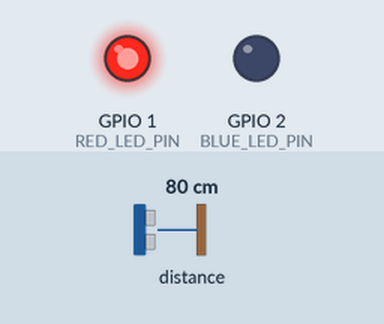
Recording of a program running on a simulated Seeed XIAO ESP32-S3. On the bench: output pins drawn as LEDs (lit = HIGH). Dashed ring = blinking. The inputs (shaded band) are chosen by the test bench; at power-on: distance to the obstacle 80 cm. What the program prints to the serial monitor is not drawn.

Above: at 4.7 s.
4.8 s: distance to the obstacle set to 2 cm
At 4.99 s:
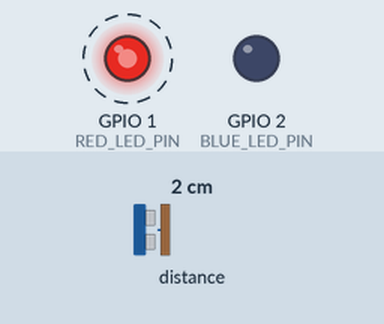
7.8 s: distance to the obstacle set to 4 cm
9.3 s: distance to the obstacle set to 18 cm
At 10.4 s:
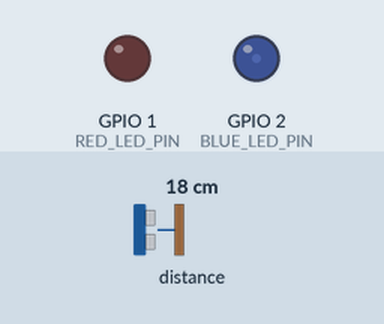
10.8 s: distance to the obstacle set to 60 cm
At 11.4 s:
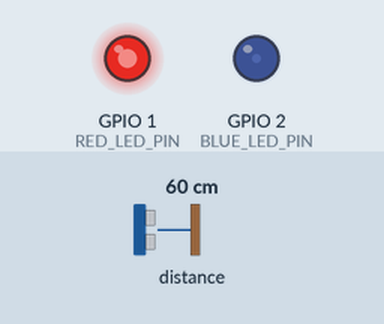
Timing chart, 0 to 13.8 s (numbered marks = the images above; inputs shaded):
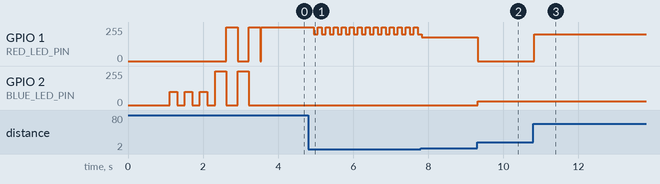

The program:

main.cpp
```cpp
#include <Arduino.h>
#include <Wire.h>
#include <WiFi.h>
#include "Adafruit_VL6180X.h"

// LEDピンの定義（PWM対応ピン）
#define RED_LED_PIN D0    // 赤色LED（PWM対応）
#define BLUE_LED_PIN D1   // 青色LED（PWM対応）

// デバイス識別用の構造体
struct DeviceCalibration {
  String macAddress;
  int deviceNumber;
  String deviceName;
  // オフセットキャリブレーション値
  int offsetCalibration;   // オフセット補正値（mm）
};

// 各デバイスのキャリブレーション設定（WiFi MACアドレスベース）
DeviceCalibration devices[] = {
  {"cc:ba:97:15:4d:0c", 1, "デバイス1", 125},
  {"cc:ba:97:15:53:20", 2, "デバイス2", 55},  // WiFi MACアドレスに戻す
  {"cc:ba:97:15:4f:28", 3, "デバイス3", -5},
  {"cc:ba:97:15:37:34", 4, "デバイス4", 0}   // WiFi MACアドレス
};

// グローバル変数
bool sensorAvailable = false;
DeviceCalibration currentDevice;
bool deviceIdentified = false;

// VL6180Xセンサーのインスタンス
Adafruit_VL6180X vl = Adafruit_VL6180X();

// デバイス識別機能
void identifyDevice() {
  // WiFi MACアドレスを取得
  String wifiMacAddress = WiFi.macAddress();
  wifiMacAddress.toLowerCase();

  Serial.print("WiFi MACアドレス: ");
  Serial.println(wifiMacAddress);

  // Bluetooth MACアドレスも表示（参考用）
  String btMacStr = "";
  uint8_t btMac[6];
  esp_read_mac(btMac, ESP_MAC_BT);
  for (int i = 0; i < 6; i++) {
    if (i > 0) btMacStr += ":";
    if (btMac[i] < 0x10) btMacStr += "0";
    btMacStr += String(btMac[i], HEX);
  }
  btMacStr.toLowerCase();
  Serial.print("Bluetooth MACアドレス: ");
  Serial.println(btMacStr);

  // デバイス配列から該当するデバイスを検索（WiFi MACで識別）
  for (int i = 0; i < 4; i++) {
    if (devices[i].macAddress == wifiMacAddress) {
      currentDevice = devices[i];
      deviceIdentified = true;
      Serial.print("デバイス識別完了: ");
      Serial.print(currentDevice.deviceName);
      Serial.print(" (番号: ");
      Serial.print(currentDevice.deviceNumber);
      Serial.println(")");

      // デバイス固有のオフセット値を表示
      Serial.print("オフセット値: ");
      Serial.print(currentDevice.offsetCalibration);
      Serial.println("mm");
      return;
    }
  }

  // 未登録のデバイスの場合はデフォルト値を使用
  Serial.println("警告: 未登録のデバイスです。デフォルト設定を使用します。");
  currentDevice = {"unknown", 0, "未登録デバイス", 0};
  deviceIdentified = false;
}

// LEDの強度を設定する関数
void setLEDIntensity(int redIntensity, int blueIntensity) {
  analogWrite(RED_LED_PIN, redIntensity);   // 0-255の範囲
  analogWrite(BLUE_LED_PIN, blueIntensity); // 0-255の範囲
}

// オフセットキャリブレーション機能
void calibrateOffset() {
  if (!sensorAvailable) {
    Serial.println("センサーが利用できません。");
    return;
  }

  Serial.println("=== オフセットキャリブレーション開始 ===");
  Serial.println("センサーから10mmの位置に基準物体を設置してください。");
  Serial.println("準備ができたら任意のキーを押してください...");

  // シリアル入力待ち
  while (!Serial.available()) {
    delay(100);
  }
  Serial.read(); // バッファをクリア

  // 複数回測定して平均値を取得
  int measurements = 10;
  int totalRange = 0;
  int validMeasurements = 0;

  Serial.println("測定開始...");
  for (int i = 0; i < measurements; i++) {
    uint8_t range = vl.readRange();
    uint8_t status = vl.readRangeStatus();

    if (status == VL6180X_ERROR_NONE) {
      totalRange += range;
      validMeasurements++;
      Serial.print("測定 ");
      Serial.print(i + 1);
      Serial.print(": ");
      Serial.print(range);
      Serial.println("mm");
    } else {
      Serial.print("測定 ");
      Serial.print(i + 1);
      Serial.println(": エラー");
    }
    delay(200);
  }

  if (validMeasurements > 0) {
    int averageRange = totalRange / validMeasurements;
    int offset = averageRange - 10; // 10mmが基準

    Serial.print("平均測定値: ");
    Serial.print(averageRange);
    Serial.println("mm");
    Serial.print("計算されたオフセット: ");
    Serial.print(offset);
    Serial.println("mm");

    // オフセットを設定
    vl.setOffset(offset);

    // 検証測定
    delay(500);
    uint8_t verifyRange = vl.readRange();
    Serial.print("検証測定: ");
    Serial.print(verifyRange);
    Serial.println("mm");

    Serial.println("オフセットキャリブレーション完了");
    Serial.print("この値をコードに保存してください: ");
    Serial.println(offset);
  } else {
    Serial.println("有効な測定値が取得できませんでした。");
  }

  Serial.println("=== キャリブレーション終了 ===");
}

void setup() {
  Serial.begin(115200);
  delay(1000); // シリアル通信の安定化待ち
  Serial.flush(); // バッファをクリア
  Serial.println("LED制御 + VL6180X ToFセンサー プログラム開始");

  // WiFiを初期化してMACアドレスを取得（接続はしない）
  WiFi.mode(WIFI_STA);
  delay(100);

  // デバイス識別を実行
  identifyDevice();

  // I2C通信の初期化（明示的に設定）
  Wire.begin();
  Wire.setClock(100000); // I2Cクロックを100kHzに設定（安定性向上）

  // LEDピンを出力モードに設定（センサー初期化前に設定）
  pinMode(RED_LED_PIN, OUTPUT);
  pinMode(BLUE_LED_PIN, OUTPUT);

  // 初期状態では両方のLEDを消灯
  setLEDIntensity(0, 0);

  // 起動状態を示すLED点滅
  for(int i = 0; i < 3; i++) {
    setLEDIntensity(0, 100);
    delay(200);
    setLEDIntensity(0, 0);
    delay(200);
  }

  // VL6180Xセンサーの初期化（タイムアウト付き）
  Serial.println("VL6180Xセンサー初期化開始...");

  int retryCount = 0;
  const int maxRetries = 10;
  bool sensorInitialized = false;

  while (retryCount < maxRetries && !sensorInitialized) {
    if (vl.begin()) {
      sensorInitialized = true;
      sensorAvailable = true; // センサー初期化成功
      Serial.println("VL6180Xセンサー初期化完了");
    } else {
      retryCount++;
      Serial.print("VL6180X初期化失敗 (試行 ");
      Serial.print(retryCount);
      Serial.print("/");
      Serial.print(maxRetries);
      Serial.println(")");

      // エラー状態を示すLED点滅
      setLEDIntensity(255, 0);
      delay(500);
      setLEDIntensity(0, 0);
      delay(500);

      if (retryCount < maxRetries) {
        Serial.println("2秒後に再試行...");
        delay(2000);
      }
    }
  }

  if (!sensorInitialized) {
    Serial.println("VL6180Xセンサーの初期化に失敗しました。");
    Serial.println("センサーなしモードで動作します。");
    // センサーなしでも動作継続（無限ループを回避）
  } else {
    // デバイス固有のオフセットを適用
    if (currentDevice.offsetCalibration != 0) {
      vl.setOffset(currentDevice.offsetCalibration);
      Serial.print("オフセット適用: ");
      Serial.print(currentDevice.offsetCalibration);
      Serial.println("mm");
    }

    // 単発測定モードで安定性向上
    Serial.println("単発測定モード開始");
    Serial.println("キャリブレーションを実行する場合は 'c' を送信してください");
  }

  // 初期化完了を示すLED点滅
  for(int i = 0; i < 2; i++) {
    setLEDIntensity(0, 255);
    delay(300);
    setLEDIntensity(255, 0);
    delay(300);
  }
  setLEDIntensity(0, 0);

  Serial.println("セットアップ完了");
}

void loop() {
  // キャリブレーションコマンドチェック
  if (Serial.available() > 0) {
    char command = Serial.read();
    if (command == 'c' || command == 'C') {
      calibrateOffset();
      // バッファをクリア
      while (Serial.available()) {
        Serial.read();
      }
    }
  }

  // 生存確認用のハートビート（デバッグ用）- 一時的に無効化
  // static unsigned long lastHeartbeat = 0;
  // if (millis() - lastHeartbeat > 5000) { // 5秒ごとに変更（負荷軽減）
  //   Serial.println("ハートビート - ループ実行中");
  //   lastHeartbeat = millis();
  // }

  // センサーが利用可能な場合のみセンサー読み取りを実行
  if (sensorAvailable) {
    // VL6180Xセンサーから距離を読み取り（単発測定モード使用）
    uint8_t range = vl.readRange();
    uint8_t status = vl.readRangeStatus();

  // 測定エラーをチェック
  if (status == VL6180X_ERROR_NONE) {
    // 距離データの出力頻度を制限（USB負荷軽減）
    static unsigned long lastPrintTime = 0;
    if (millis() - lastPrintTime > 500) { // 500msごと（2Hz）に距離を出力
      Serial.print("[");
      Serial.print(currentDevice.deviceName);
      Serial.print("] 距離: ");
      Serial.print(range);
      Serial.println(" mm");
      lastPrintTime = millis();
    }

    // 距離判定（固定閾値を使用）
    if (range < 25) {
      // 緊急距離未満: 赤色LED最大強度＋点滅効果（緊急危険）
      static unsigned long lastFlashTime = 0;
      static bool flashState = false;
      if (millis() - lastFlashTime > 100) { // 100msごとに点滅
        flashState = !flashState;
        setLEDIntensity(flashState ? 255 : 200, 0);
        lastFlashTime = millis();
      }
    } else if (range < 40) {
      // 危険距離: 赤色LED最大強度（非常に危険）
      setLEDIntensity(255, 0);
    } else if (range < 60) {
      // 警告距離: 赤色LED中強度（警告）
      setLEDIntensity(180, 0);
    } else if (range < 90) {
      // 注意距離: オレンジ色（赤＋青の混合）で注意
      setLEDIntensity(200, 30);
    } else if (range < 130) {
      // 検出距離: 青色LED中強度（検出）
      setLEDIntensity(0, 200);
    } else if (range < 180) {
      // 遠距離: 青色LED弱（遠距離検出）
      setLEDIntensity(0, 100);
    } else if (range < 250) {
      // 微検出距離: 青色LED非常に弱（微検出）
      setLEDIntensity(0, 30);
    } else {
      // 安全距離以上: 両方のLEDを消灯（安全距離）
      setLEDIntensity(0, 0);
    }
  } else {
    // エラー時は赤色LEDを点滅
    static unsigned long lastErrorFlashTime = 0;
    static bool errorFlashState = false;
    if (millis() - lastErrorFlashTime > 250) { // 250msごとに点滅
      errorFlashState = !errorFlashState;
      setLEDIntensity(errorFlashState ? 255 : 0, 0);
      lastErrorFlashTime = millis();
    }
  }
  } else {
    // センサーなしモード：デバイス番号に応じたLEDテストパターン表示
    static unsigned long lastPatternTime = 0;
    static int patternStep = 0;

    if (millis() - lastPatternTime > 1000) { // 1秒ごとにパターン変更
      // デバイス番号に応じて異なるパターンを表示
      switch (currentDevice.deviceNumber) {
        case 1: // デバイス1: 赤色パターン
          switch (patternStep % 4) {
            case 0: setLEDIntensity(100, 0); break;  // 赤中
            case 1: setLEDIntensity(50, 0); break;   // 赤弱
            case 2: setLEDIntensity(200, 0); break;  // 赤強
            case 3: setLEDIntensity(0, 0); break;    // 消灯
          }
          break;
        case 2: // デバイス2: 青色パターン
          switch (patternStep % 4) {
            case 0: setLEDIntensity(0, 100); break;  // 青中
            case 1: setLEDIntensity(0, 50); break;   // 青弱
            case 2: setLEDIntensity(0, 200); break;  // 青強
            case 3: setLEDIntensity(0, 0); break;    // 消灯
          }
          break;
        case 3: // デバイス3: 交互パターン
          switch (patternStep % 4) {
            case 0: setLEDIntensity(100, 0); break;  // 赤
            case 1: setLEDIntensity(0, 100); break;  // 青
            case 2: setLEDIntensity(100, 0); break;  // 赤
            case 3: setLEDIntensity(0, 0); break;    // 消灯
          }
          break;
        case 4: // デバイス4: 混合パターン
          switch (patternStep % 4) {
            case 0: setLEDIntensity(100, 100); break; // 紫
            case 1: setLEDIntensity(50, 50); break;   // 紫弱
            case 2: setLEDIntensity(150, 30); break;  // オレンジ
            case 3: setLEDIntensity(0, 0); break;     // 消灯
          }
          break;
        default: // 未登録デバイス: デフォルトパターン
          switch (patternStep % 4) {
            case 0: setLEDIntensity(50, 0); break;   // 赤弱
            case 1: setLEDIntensity(0, 50); break;   // 青弱
            case 2: setLEDIntensity(25, 25); break; // 両方弱
            case 3: setLEDIntensity(0, 0); break;   // 消灯
          }
          break;
      }
      patternStep++;
      lastPatternTime = millis();
    }
  }

  // シリアルバッファを定期的にフラッシュ（USB安定性向上）
  static unsigned long lastFlushTime = 0;
  if (millis() - lastFlushTime > 1000) { // 1秒ごと
    Serial.flush();
    lastFlushTime = millis();
  }

  delay(20);
}
```

Measured:
- after the input at 4.8 s, GPIO 1 (RED_LED_PIN): alternates 255/255 for 0.11 s and 200/255 for 0.11 s, starting after 0.14 s
- after the input at 9.3 s, GPIO 1 (RED_LED_PIN): 180/255 → 0/255 at once; GPIO 2 (BLUE_LED_PIN): 0/255 → 30/255 at once
- after the input at 10.8 s, GPIO 1 (RED_LED_PIN): 0/255 → 200/255 at once
